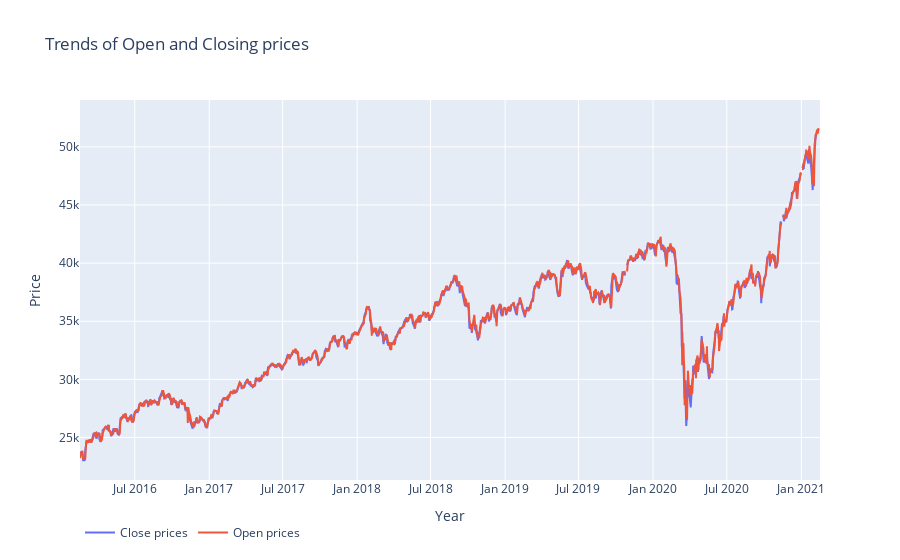

Source (notebook cell):
### Code cell
plot = []
price_df = stock_df.groupby('date')[['close', 'open']].quantile(0.5).reset_index()

plot.append(go.Scatter(
x = price_df['date'].dt.strftime(date_format='%Y-%m-%d').values,
y = price_df['close'].values,
name = f'Close prices' ))
plot.append(go.Scatter(
x = price_df['date'].dt.strftime(date_format='%Y-%m-%d').values,
y = price_df['open'].values,
name = f'Open prices' ))
layout = go.Layout(dict(title = "Trends of Open and Closing prices",
                       xaxis = dict(title = 'Year'),
                       yaxis = dict(title = 'Price'),
                       ), legend = dict(orientation = 'h'))
py.iplot(dict(data = plot, layout = layout), filename = 'basic-line')

### Figure 1 — Plotly figure (JSON) as saved in the notebook; plotly's stock layout.template omitted (floating-point values rounded to 4 significant figures; data arrays with more than 128 entries replaced by an {"elided": "..."} marker saying what was removed)
{"data": [{"name": "Close prices", "type": "scatter", "x": {"elided": "1234 str values"}, "y": {"elided": "1234 float values"}}, {"name": "Open prices", "type": "scatter", "x": {"elided": "1234 str values"}, "y": {"elided": "1234 float values"}}], "layout": {"legend": {"orientation": "h"}, "title": {"text": "Trends of Open and Closing prices"}, "xaxis": {"title": {"text": "Year"}}, "yaxis": {"title": {"text": "Price"}}}}
